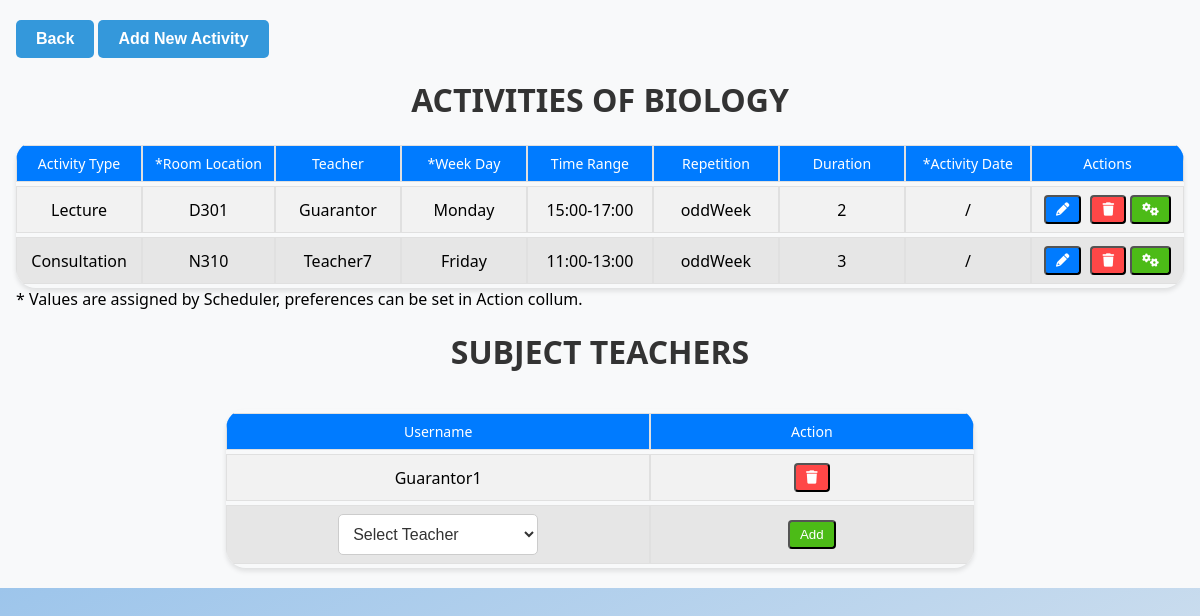
The app's page /Pages/Guarantor/activity_page.php?subject_id=3 (signed in), older data.
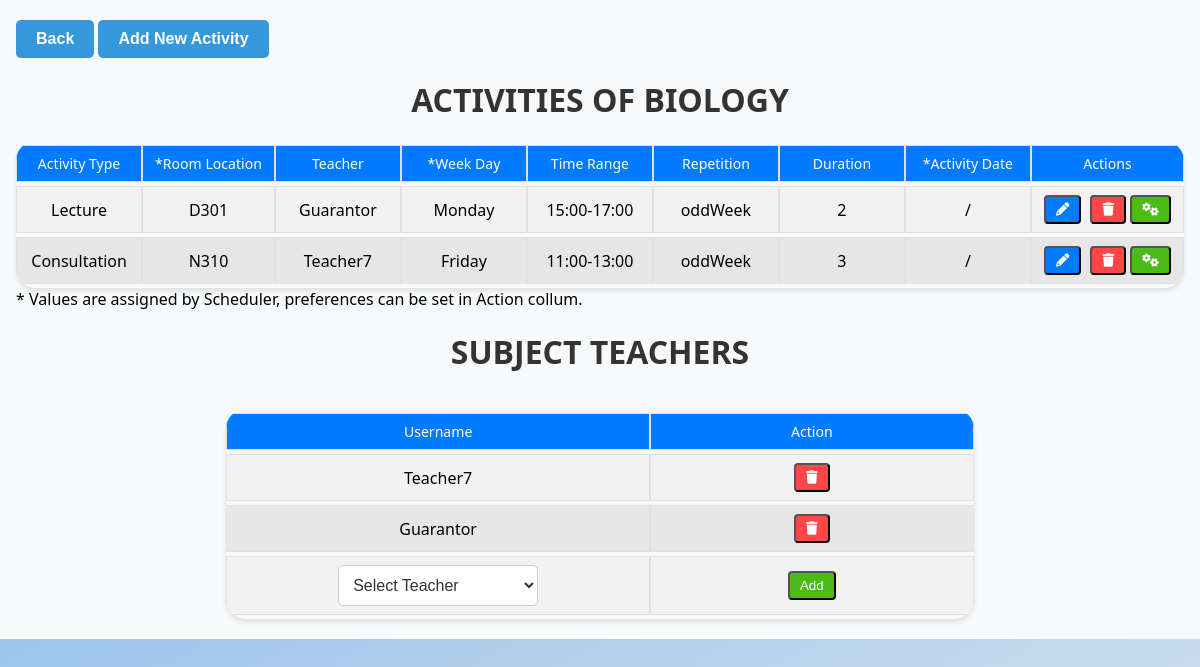
The same page, newer data.
### tables this page shows
CREATE TABLE ACTIVITY (
     
    activity_ID INT AUTO_INCREMENT NOT NULL PRIMARY KEY,
     
    subject_ID INT REFERENCES SUBJECTS(subject_ID),
    room_ID INT REFERENCES ROOM(room_ID),
    teacher_ID INT REFERENCES USERS(user_ID),
    day_time_ID INT REFERENCES DAY_TIME(day_time_ID),
     
    duration INT NOT NULL,
    repetition ENUM ('everyWeek', 'evenWeek', 'oddWeek', 'oneTime') NOT NULL,
    activity_date DATE NULL,  
    activity_type ENUM ('Lecture', 'Tutorial', 'Seminar', 'Exam', 'Consultation', 'Exercise', 'Demo') NOT NULL
);

CREATE TABLE ROOM (
     
    room_ID INT AUTO_INCREMENT NOT NULL PRIMARY KEY,
     
    room_name VARCHAR(50) NOT NULL,
    capacity INT NOT NULL,
    room_location VARCHAR(4) NOT NULL
);

CREATE TABLE USERS (
     
    user_ID INT AUTO_INCREMENT NOT NULL PRIMARY KEY,
     
    username VARCHAR(50) NOT NULL UNIQUE,
    hashed_password VARCHAR(255) NOT NULL,  
    email VARCHAR(50) NOT NULL ,
    user_role ENUM('Admin', 'Guarantor', 'Teacher', 'Scheduler', 'Student') NOT NULL
);

CREATE TABLE DAY_TIME (
     
    day_time_ID INT AUTO_INCREMENT NOT NULL PRIMARY KEY,
     
    week_day ENUM('Monday', 'Tuesday', 'Wednesday', 'Thursday','Friday','Saturday','Sunday')NOT NULL,
    time_range VARCHAR(250) NOT NULL
);

CREATE TABLE SUBJECT_TEACHER(
     
    sub_teach_ID INT AUTO_INCREMENT NOT NULL PRIMARY KEY,
     
    user_ID INT REFERENCES USERS(user_ID),
    subject_ID INT REFERENCES SUBJECTS(subject_ID)
);

### Pages/Guarantor/activity_page.php (the view, shortened to what the changed rows need)
<?php
if (isset($_GET['subject_id'])) {
    $subject_id = $_GET['subject_id'];
    require '../../Database/db_connect.php';
    $stmt = $pdo->prepare("SELECT * FROM activity WHERE subject_ID = ?");
    $stmt->execute([$subject_id]);
    $activities = $stmt->fetchAll(PDO::FETCH_ASSOC);
    $stmtAct = $pdo->prepare("SELECT a.activity_ID, a.activity_type, r.room_location, r.room_ID, u.username, a.teacher_ID,
                            d.week_day, d.time_range, a.repetition, a.activity_date, a.duration
                            FROM activity AS a
                            LEFT JOIN room AS r ON a.room_ID = r.room_ID
                            LEFT JOIN users AS u ON a.teacher_ID = u.user_ID
                            LEFT JOIN day_time AS d ON a.day_time_ID = d.day_time_ID
                            WHERE subject_ID = ?");
    $stmtAct->execute([$subject_id]);
    $activities = $stmtAct->fetchAll(PDO::FETCH_ASSOC);
    $stmtTeach = $pdo->prepare("SELECT sub_teach_ID, user_ID, username FROM subject_teacher
                            NATURAL JOIN users WHERE subject_ID = ?");
    $stmtTeach->execute([$subject_id]);
    $subjectTeachers =  $stmtTeach->fetchAll(PDO::FETCH_ASSOC);
} else {
    header("Location: guaranted_sub_page.php");
    exit;
}
?>
<!DOCTYPE html>
<html lang="en">
<head>
    <link rel="stylesheet" href="../../Styles/style.css">
    <link rel="stylesheet" href="../../Styles/guarant_style.css">
    <link rel="stylesheet" href="https://cdnjs.cloudflare.com/ajax/libs/font-awesome/6.0.0-beta3/css/all.min.css">
    <link rel="stylesheet" href="../../Styles/activity_style.css">
</head>
<body>
    <div class="main-container">
        <div class="content">
            <table>
                <thead>
                    <tr>
                        <th>Activity Type</th>
                        <th>*Room Location</th>
                        <th>Teacher</th>
                        <th>*Week Day</th>
                        <th>Time Range</th>
                        <th>Repetition</th>
                        <th>Duration</th>
                        <th>*Activity Date</th>
                        <th>Actions</th>
                    </tr>
                </thead>
                <tbody>
                    <?php foreach ($activities as $activity) : ?>
                        <tr>
                            <td><?= $activity['activity_type'] ?></td>
                            <td><?= $activity['room_location'] ?? '-' ?></td>
                            <td><?= $activity['username'] ?></td>
                            <td><?= $activity['week_day'] ?? '-' ?></td>
                            <td><?= $activity['time_range'] ?? '-' ?></td>
                            <td><?= $activity['repetition'] ?></td>
                            <td><?= $activity['duration'] ?></td>
                            <td><?= $activity['activity_date'] ?? '/' ?></td>
                            <td>
                                <button class="edit-btn" onclick="showEditDialog('<?php echo $activity['activity_ID']; ?>','<?php echo $activity['teacher_ID']; ?>',
                                '<?php echo $activity['repetition']; ?>', '<?php echo $activity['activity_type']; ?>', '<?php echo $activity['duration']; ?>')">
                                    <i class="fas fa-pencil-alt"></i>
                                </button>
                                <button class="delete-btn" onclick="deleteActivity('<?php echo $activity['activity_ID']; ?>')">
                                    <i class="fas fa-trash"></i>
                                </button>
                                <button class="prefBtn" onclick="showPreferences(<?php echo $activity['activity_ID']; ?>, <?php echo $subject_id; ?>)">
                                    <i class="fas fa-cogs"></i>
                                </button>
                            </td>
                        </tr>
                    <?php endforeach; ?>
                </tbody>
            </table>
            <div class="table-container">
                <table>
                    <thead>
                        <tr>
                            <th>Username</th>
                            <th>Action</th>
                        </tr>
                    </thead>
                    <tbody>
                        <?php foreach ($subjectTeachers as $subjectTeacher) : ?>
                            <tr>
                                <td><?= $subjectTeacher['username'] ?></td>
                                <td>
                                    <button class="delete-btn" onclick="deleteSubjectTeacher('<?php echo $subjectTeacher['sub_teach_ID'] ?>')">
                                        <i class="fas fa-trash"></i>
                                    </button>
                                </td>
                            </tr>
                        <?php endforeach; ?>
                    </tbody>
                </table>
            </div>
        </div>
    </div>
</body>
</html>

Row changes from the older to the newer data that the page shows:
no longer on this page (row edited): subject_teacher: user_ID.username "Guarantor1"
now on this page (row edited): subject_teacher: user_ID.username "Teacher7"
added subject_teacher: user_ID.username "Guarantor"
